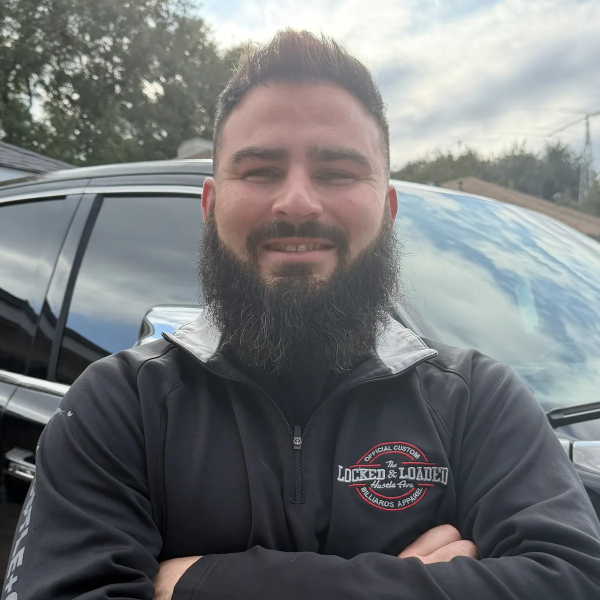
#> input picture src/assets/img/jd-1200.webp, 1200 x 1200 px, given in place of Favicon.png, which was not available (shown at 1/2 size)
$ python make_icon.py ../src/assets/img ../src/assets/img/jd-600.webp
#> lines starting #> are read from the running program, lines starting #| are printed output that depends on the picture
"""Favicon and app icons from the brand's square favicon export: the FS monogram on black.
Usage: python3 scripts/make_icon.py path/to/Branding src

Source: Branding/03 - Digital & Social Assets/Favicon.png (512x512), used as supplied and
only resized.
"""
import sys, os
from PIL import Image
brand, root = sys.argv[1], sys.argv[2]
tile = Image.open(os.path.join(brand, "03 - Digital & Social Assets", "Favicon.png")).convert("RGB")
#> tile is the input picture: PIL image 1200x1200 RGB; mean R, G, B 114.8, 117.3, 118.6
for size, name in ((512, "icon-512.png"), (192, "icon-192.png"), (180, "apple-touch-icon.png")):
    tile.resize((size, size), Image.LANCZOS).save(f"{root}/{name}", optimize=True)
#> this loop made 3 passes
#> pass 1, `tile.resize((size, size), Image.LANCZOS).save(f"{root}/{name}", optimi..`:
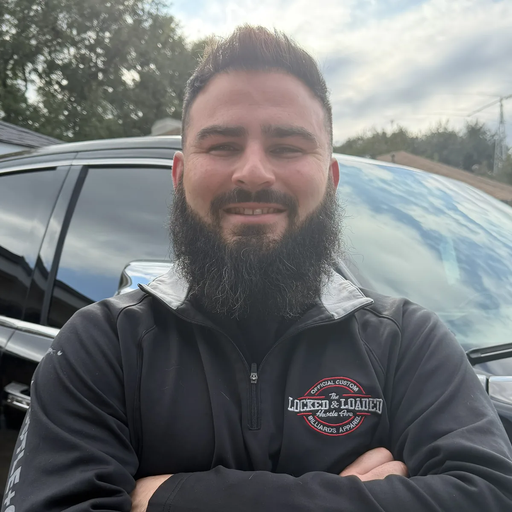
#> saved as icon-512.png: PIL image 512x512 RGB; mean R, G, B 114.8, 117.3, 118.6
#> pass 2, `tile.resize((size, size), Image.LANCZOS).save(f"{root}/{name}", optimi..`:
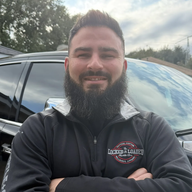
#> saved as icon-192.png: PIL image 192x192 RGB; mean R, G, B 114.8, 117.3, 118.6
tile.save(f"{root}/favicon.ico", sizes=[(16, 16), (32, 32), (48, 48)])
print("icons done")

$ run again, on src/assets/img/jd-face-200.webp
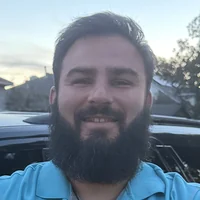
#> input picture src/assets/img/jd-face-200.webp, 200 x 200 px, given in place of Favicon.png, which was not available
#> tile is the input picture: PIL image 200x200 RGB; mean R, G, B 120.6, 134.7, 148.5
#> the loop `for size, name in ((512, "icon-512.png"), (192, "icon-192.png"), (180,..` made 3 passes
#> pass 1, `tile.resize((size, size), Image.LANCZOS).save(f"{root}/{name}", optimi..`:
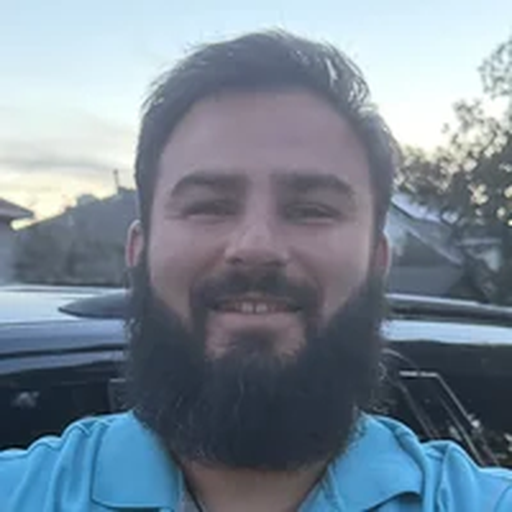
#> saved as icon-512.png: PIL image 512x512 RGB; mean R, G, B 120.6, 134.7, 148.5
#> pass 2, `tile.resize((size, size), Image.LANCZOS).save(f"{root}/{name}", optimi..`:
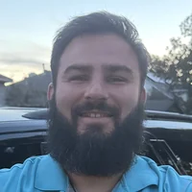
#> saved as icon-192.png: PIL image 192x192 RGB; mean R, G, B 120.6, 134.7, 148.5
